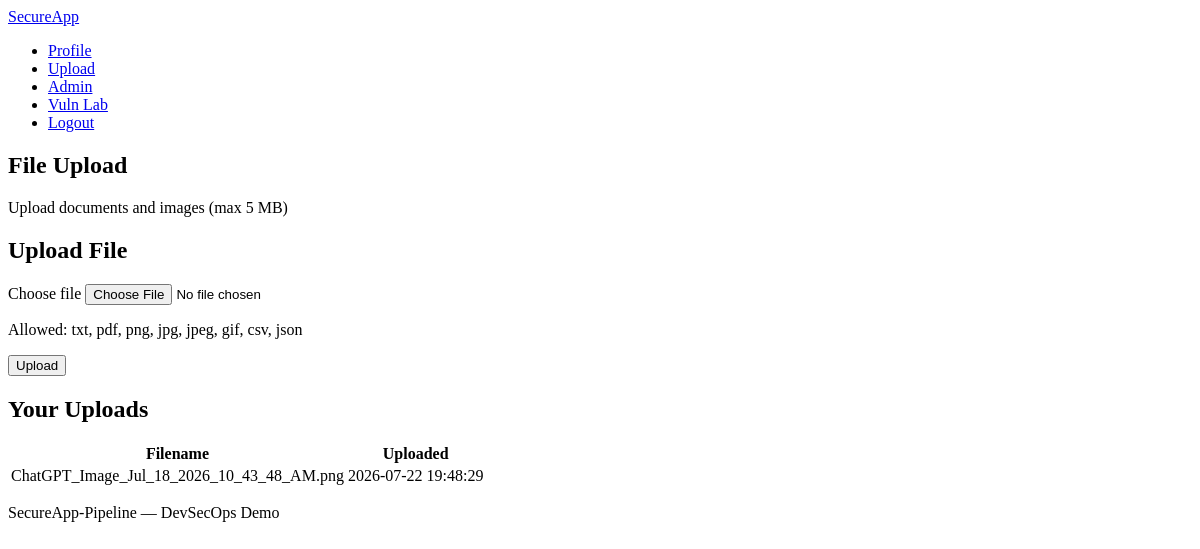
Screenshot of /upload (signed in) with the database file from the repository.
### tables this page shows
CREATE TABLE uploads (
            id INTEGER PRIMARY KEY AUTOINCREMENT,
            user_id INTEGER NOT NULL,
            filename TEXT NOT NULL,
            stored_name TEXT NOT NULL,
            uploaded_at TEXT NOT NULL,
            FOREIGN KEY (user_id) REFERENCES users (id)
        );

### app.py (the view, shortened to what this page needs)
@app.route("/upload", methods=["GET", "POST"])
@login_required
def upload():
    user_uploads = get_db().execute(
        """
        SELECT filename, stored_name, uploaded_at
        FROM uploads
        WHERE user_id = ?
        ORDER BY uploaded_at DESC
        """,
        (session["user_id"],),
    ).fetchall()
    return render_template("upload.html", uploads=user_uploads)

### app.py (called while the page is built)
def get_db():
    if "db" not in g:
        g.db = sqlite3.connect(DATABASE)
        g.db.row_factory = sqlite3.Row
    return g.db

def login_required(view):
    @wraps(view)
    def wrapped_view(**kwargs):
        if "user_id" not in session:
            flash("Please log in to continue.", "warning")
            return redirect(url_for("login"))
        return view(**kwargs)
    return wrapped_view

def current_user():
    if "user_id" not in session:
        return None
    return get_db().execute(
        "SELECT id, username, email, is_admin, created_at FROM users WHERE id = ?",
        (session["user_id"],),
    ).fetchone()

@app.before_request
def start_timer():
    request.start_time = time.time()

@app.after_request
def after_request(response):
    REQUEST_COUNT.labels(
        request.method,
        request.path
    ).inc()
    if hasattr(request, "start_time"):
        REQUEST_LATENCY.observe(
            time.time() - request.start_time
        )
    return response

@app.before_request
def load_logged_in_user():
    g.user = current_user()

### templates/upload.html (shortened to what this page needs)
{% extends "base.html" %}
{% block content %}
<section class="page-header">
    <h1>File Upload</h1>
    <p class="subtitle">Upload documents and images (max 5 MB)</p>
</section>
<div class="card-grid">
    <article class="card">
        <h2>Upload File</h2>
        <form method="post" action="{{ url_for('upload') }}" enctype="multipart/form-data" class="form">
            <div class="form-group">
                <label for="file">Choose file</label>
                <input type="file" id="file" name="file" required>
            </div>
            <p class="hint">Allowed: txt, pdf, png, jpg, jpeg, gif, csv, json</p>
            <button type="submit" class="btn btn-primary">Upload</button>
        </form>
    </article>
    <article class="card">
        <h2>Your Uploads</h2>
        {% if uploads %}
            <table class="data-table">
                <thead>
                    <tr>
                        <th>Filename</th>
                        <th>Uploaded</th>
                    </tr>
                </thead>
                <tbody>
                    {% for upload in uploads %}
                        <tr>
                            <td>{{ upload.filename }}</td>
                            <td>{{ upload.uploaded_at[:19].replace('T', ' ') }}</td>
                        </tr>
                    {% endfor %}
                </tbody>
            </table>
        {% else %}
            <p class="empty-state">No files uploaded yet.</p>
        {% endif %}
    </article>
</div>
{% endblock %}

### rows the page displays
uploads: filename "ChatGPT_Image_Jul_18_2026_10_43_48_AM.png", uploaded_at "2026-07-22 19:48:29"
